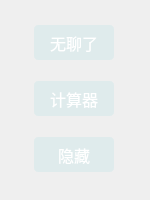
<?xml version="1.0" encoding="UTF-8"?>
<ui version="4.0">
 <class>Widget</class>
 <widget class="QWidget" name="Widget">
  <property name="geometry">
   <rect>
    <x>0</x>
    <y>0</y>
    <width>150</width>
    <height>200</height>
   </rect>
  </property>
  <property name="minimumSize">
   <size>
    <width>150</width>
    <height>200</height>
   </size>
  </property>
  <property name="maximumSize">
   <size>
    <width>150</width>
    <height>200</height>
   </size>
  </property>
  <property name="windowTitle">
   <string>瓜瓜</string>
  </property>
  <property name="windowIcon">
   <iconset>
    <normaloff>favicon.ico</normaloff>favicon.ico</iconset>
  </property>
  <property name="styleSheet">
   <string notr="true">QWidget{
	border-radius:6px;
}


</string>
  </property>
  <layout class="QVBoxLayout" name="verticalLayout">
   <property name="spacing">
    <number>7</number>
   </property>
   <property name="leftMargin">
    <number>34</number>
   </property>
   <item>
    <widget class="QPushButton" name="btn_band40">
     <property name="minimumSize">
      <size>
       <width>80</width>
       <height>35</height>
      </size>
     </property>
     <property name="maximumSize">
      <size>
       <width>80</width>
       <height>35</height>
      </size>
     </property>
     <property name="font">
      <font>
       <pointsize>12</pointsize>
      </font>
     </property>
     <property name="styleSheet">
      <string notr="true">QPushButton{
	color: rgb(255, 255, 255);
	border-radius:4px;
	background-color: rgba(198, 230, 232, 100);
}
QPushButton:hover{
	background-color: rgba(198, 230, 232, 200);
}
QPushButton:pressed{
	color: rgb(180, 255, 255);
	background-color: rgba(198, 230, 232, 200);
}</string>
     </property>
     <property name="text">
      <string>无聊了</string>
     </property>
    </widget>
   </item>
   <item>
    <widget class="QPushButton" name="btn_band3">
     <property name="minimumSize">
      <size>
       <width>80</width>
       <height>35</height>
      </size>
     </property>
     <property name="maximumSize">
      <size>
       <width>80</width>
       <height>35</height>
      </size>
     </property>
     <property name="font">
      <font>
       <pointsize>12</pointsize>
      </font>
     </property>
     <property name="styleSheet">
      <string notr="true">QPushButton{
	color: rgb(255, 255, 255);
	border-radius:4px;
	background-color: rgba(198, 230, 232, 100);
}
QPushButton:hover{
	background-color: rgba(198, 230, 232, 200);
}
QPushButton:pressed{
	color: rgb(180, 255, 255);
	background-color: rgba(198, 230, 232, 200);
}</string>
     </property>
     <property name="text">
      <string>计算器</string>
     </property>
    </widget>
   </item>
   <item>
    <widget class="QPushButton" name="btn_hide">
     <property name="minimumSize">
      <size>
       <width>80</width>
       <height>35</height>
      </size>
     </property>
     <property name="maximumSize">
      <size>
       <width>80</width>
       <height>35</height>
      </size>
     </property>
     <property name="font">
      <font>
       <pointsize>12</pointsize>
      </font>
     </property>
     <property name="styleSheet">
      <string notr="true">QPushButton{
	color: rgb(255, 255, 255);
	border-radius:4px;
	background-color: rgba(198, 230, 232, 100);
}
QPushButton:hover{
	background-color: rgba(198, 230, 232, 200);
}
QPushButton:pressed{
	color: rgb(180, 255, 255);
	background-color: rgba(198, 230, 232, 200);
}</string>
     </property>
     <property name="text">
      <string>隐藏</string>
     </property>
    </widget>
   </item>
  </layout>
 </widget>
 <resources/>
 <connections/>
</ui>
